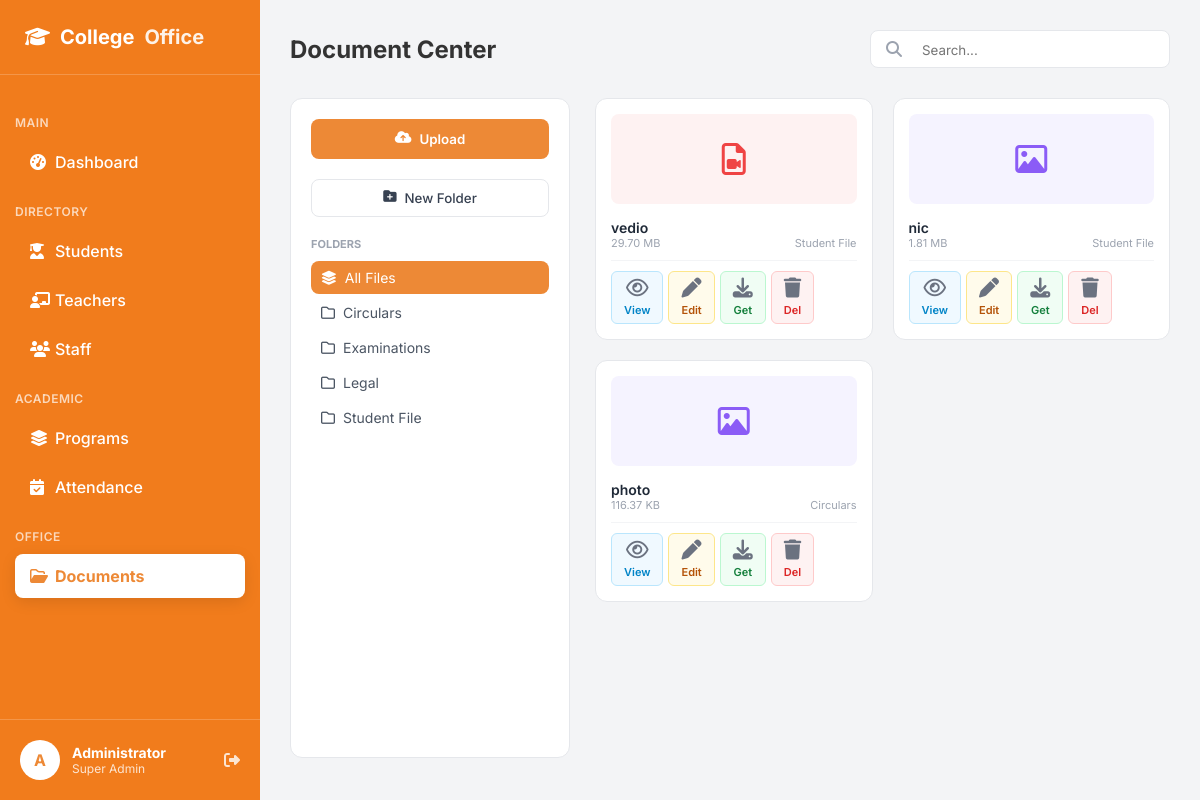
/documents.php (signed in), run on an earlier commit of the app's database.
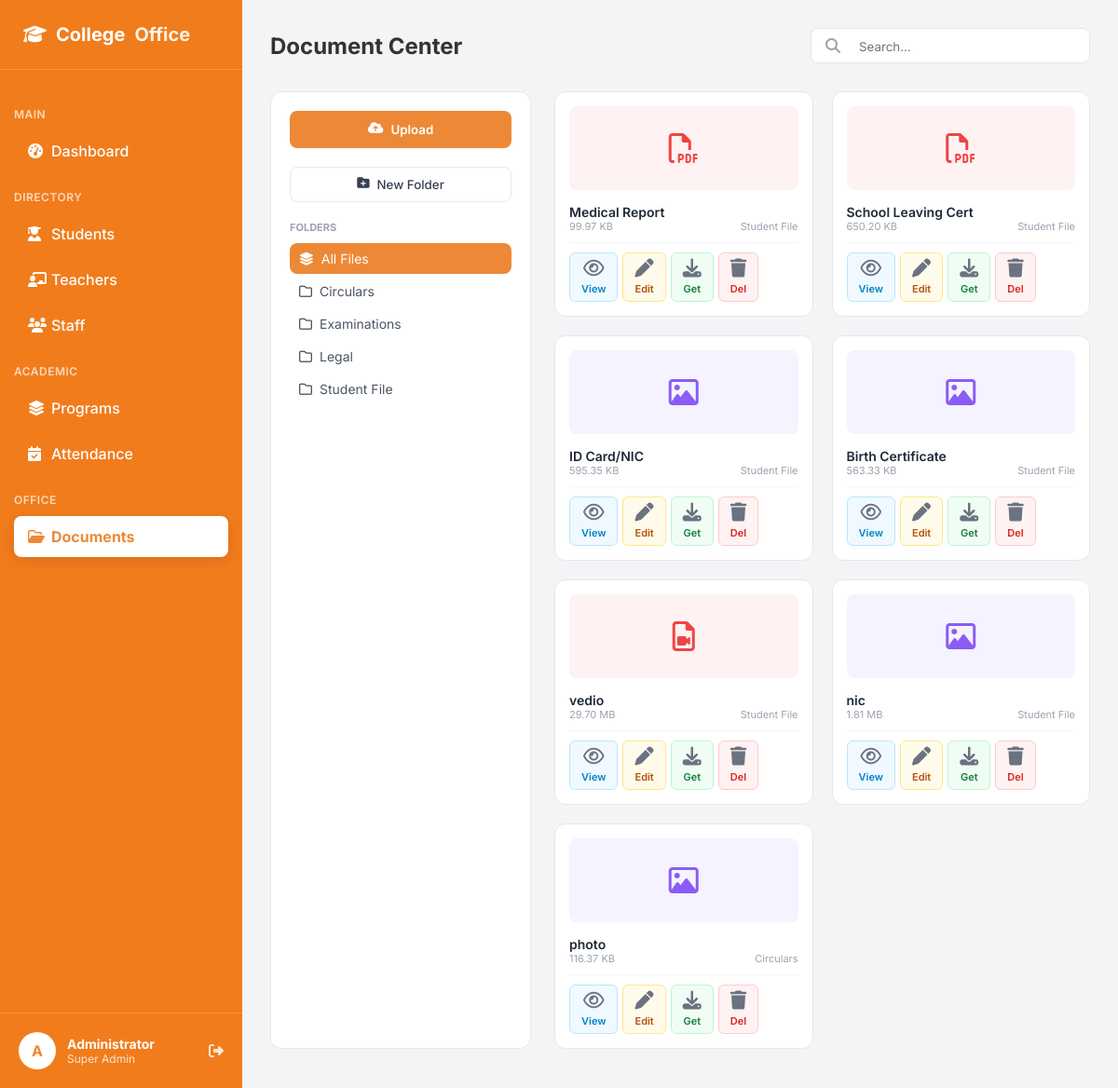
And on a later commit of the database.
### tables this page shows
CREATE TABLE `categories` (
  `id` int(11) NOT NULL,
  `name` varchar(100) NOT NULL,
  `is_private` tinyint(4) DEFAULT 0
);

CREATE TABLE `documents` (
  `doc_id` int(11) NOT NULL,
  `title` varchar(100) NOT NULL,
  `file_path` varchar(255) NOT NULL,
  `uploaded_by` int(11) DEFAULT NULL,
  `uploaded_at` timestamp NOT NULL DEFAULT current_timestamp(),
  `category` varchar(50) DEFAULT 'General',
  `file_type` varchar(10) DEFAULT NULL,
  `file_size` varchar(20) DEFAULT NULL,
  `is_starred` tinyint(1) DEFAULT 0,
  `student_id` int(11) DEFAULT NULL
);

### documents.php (the view, shortened to what this page needs)
<?php
include 'db_conn.php';
$current_folder = isset($_GET['folder']) ? $_GET['folder'] : 'All';
$search_query = isset($_GET['search']) ? $_GET['search'] : '';
$folder_sql = "SELECT * FROM categories";
$folder_sql .= " ORDER BY name ASC";
$result_folders = mysqli_query($conn, $folder_sql);
$sql_docs = "SELECT * FROM documents WHERE 1=1";
$sql_docs .= " ORDER BY is_starred DESC, doc_id DESC";
$result_docs = mysqli_query($conn, $sql_docs);
?>
<!DOCTYPE html>
<html lang="en">
<head>
    <link rel="stylesheet" href="https://cdnjs.cloudflare.com/ajax/libs/font-awesome/6.4.0/css/all.min.css">
    <link rel="stylesheet" href="dashboard.css">
</head>
<body>
    <div class="dashboard-container">
        <?php $page = 'documents';
        include 'sidebar.php'; ?>
        <main class="main-content">
            <header class="top-header">
                <h2>Document Center</h2>
                <div class="search-bar" style="background:white; padding:8px 15px; border-radius:8px; border:1px solid #E5E7EB; display:flex; align-items:center; width:300px;">
                    <i class="fa-solid fa-magnifying-glass" style="color:#9CA3AF; margin-right:10px;"></i>
                    <form action="" method="GET" style="flex:1;">
                        <input type="text" name="search" placeholder="Search..." value="<?php echo htmlspecialchars($search_query); ?>" style="border:none; outline:none; width:100%;">
                    </form>
                </div>
            </header>
            <div class="doc-layout">
                <aside class="doc-sidebar">
                    <button class="btn-upload" onclick="openModal('uploadModal')"><i class="fa-solid fa-cloud-arrow-up"></i> Upload</button>
                    <button class="btn-new-folder" onclick="openModal('catModal')"><i class="fa-solid fa-folder-plus"></i> New Folder</button>
                    <div>
                        <p style="font-size:11px; font-weight:700; color:#9CA3AF; margin-bottom:10px; text-transform:uppercase;">Folders</p>
                        <ul class="folder-list">
                            <li class="folder-item <?php echo ($current_folder == 'All') ? 'active-item' : ''; ?>">
                                <a href="documents.php" class="folder-link"><i class="fa-solid fa-layer-group"></i> All Files</a>
                            </li>
                            <?php
                            if (mysqli_num_rows($result_folders) > 0) {
                                mysqli_data_seek($result_folders, 0);
                                while ($cat = mysqli_fetch_assoc($result_folders)) {
                                    $cName = $cat['name'];
                                    $isPriv = $cat['is_private'];
                                    $isActive = ($current_folder == $cName) ? 'active-item' : '';
                                    $lock = ($isPriv == 1) ? '<i class="fa-solid fa-lock" style="font-size:10px; opacity:0.5;"></i>' : '';
                                    echo "<li class='folder-item $isActive'>
                                            <a href='documents.php?folder=$cName' class='folder-link'>
                                                <i class='fa-regular fa-folder'></i> $cName $lock
                                            </a>";
                                    echo "</li>";
                                }
                            }
                            ?>
                        </ul>
                    </div>
                </aside>
                <div class="doc-grid">
                    <?php if (mysqli_num_rows($result_docs) > 0): ?>
                        <?php while ($doc = mysqli_fetch_assoc($result_docs)):
                            $ext = strtolower($doc['file_type']);
                            $bg = "type-doc";
                            $icon = "fa-file";
                            if ($ext == 'pdf') {
                                $bg = "type-pdf";
                                $icon = "fa-file-pdf";
                            } elseif (in_array($ext, ['jpg', 'jpeg', 'png', 'gif'])) {
                                $bg = "type-img";
                                $icon = "fa-image";
                            } elseif (in_array($ext, ['mp4', 'webm', 'ogg'])) {
                                $bg = "type-pdf";
                                $icon = "fa-file-video";
                            } elseif (in_array($ext, ['mp3', 'wav'])) {
                                $bg = "type-img";
                                $icon = "fa-file-audio";
                            } elseif ($ext == 'txt') {
                                $bg = "type-doc";
                                $icon = "fa-file-lines";
                            }
                        ?>
                            <div class="file-card">
                                <div class="file-icon-box <?php echo $bg; ?>" onclick="openPreview('<?php echo htmlspecialchars($doc['title'], ENT_QUOTES); ?>', 'uploads/<?php echo $doc['file_path']; ?>', '<?php echo $ext; ?>')">
                                    <i class="fa-regular <?php echo $icon; ?>"></i>
                                </div>
                                <div class="file-name" title="<?php echo $doc['title']; ?>"><?php echo $doc['title']; ?></div>
                                <div class="file-meta"><span><?php echo $doc['file_size']; ?></span><span><?php echo $doc['category']; ?></span></div>
                                <div class="file-actions" style="flex-wrap: wrap; justify-content: flex-start;">
                                    <span class="action-btn btn-view" onclick="openPreview('<?php echo htmlspecialchars($doc['title'], ENT_QUOTES); ?>', 'uploads/<?php echo $doc['file_path']; ?>', '<?php echo $ext; ?>')"><i class="fa-regular fa-eye"></i> View</span>
                                    <span class="action-btn btn-edit" onclick="openEditModal('<?php echo $doc['doc_id']; ?>', '<?php echo addslashes($doc['title']); ?>', '<?php echo $doc['category']; ?>')"><i class="fa-solid fa-pen"></i> Edit</span>
                                    <a href="uploads/<?php echo $doc['file_path']; ?>" download class="action-btn btn-get"><i class="fa-solid fa-download"></i> Get</a>
                                    <a href="documents.php?delete_id=<?php echo $doc['doc_id']; ?>&path=<?php echo $doc['file_path']; ?>" class="action-btn btn-del" onclick="return confirm('Delete?')"><i class="fa-solid fa-trash"></i> Del</a>
                                </div>
                            </div>
                        <?php endwhile; ?>
                    <?php else: ?>
                        <div style="grid-column:1/-1; text-align:center; padding:50px; color:#9CA3AF;">No files found.</div>
                    <?php endif; ?>
                </div>
            </div>
        </main>
    </div>
</body>
</html>

### sidebar.php
<aside class="sidebar">
    <div class="sidebar-header">
        <div class="logo-text">
            <i class="fa-solid fa-graduation-cap"></i> College<span>Office</span>
        </div>
    </div>
    <nav class="sidebar-menu">
        <p class="menu-label">Main</p>
        <a href="dashboard.php" class="menu-item <?php if ($page == 'dashboard') {
                                                        echo 'active';
                                                    } ?>">
            <i class="fa-solid fa-gauge-high"></i> Dashboard
        </a>
        <p class="menu-label">Directory</p>
        <a href="students.php" class="menu-item <?php if ($page == 'students') {
                                                    echo 'active';
                                                } ?>">
            <i class="fa-solid fa-user-graduate"></i> Students
        </a>
        <a href="#" class="menu-item <?php if ($page == 'teachers') {
                                            echo 'active';
                                        } ?>">
            <i class="fa-solid fa-chalkboard-user"></i> Teachers
        </a>
        <a href="#" class="menu-item <?php if ($page == 'staff') {
                                            echo 'active';
                                        } ?>">
            <i class="fa-solid fa-users"></i> Staff
        </a>
        <p class="menu-label">Academic</p>
        <a href="programs.php" class="menu-item <?php if ($page == 'programs') {
                                                    echo 'active';
                                                } ?>">
            <i class="fa-solid fa-layer-group"></i> Programs
        </a>
        <a href="attendance.php" class="menu-item <?php if ($page == 'attendance') {
                                                        echo 'active';
                                                    } ?>">
            <i class="fa-solid fa-calendar-check"></i> Attendance
        </a>
        <p class="menu-label">Office</p>
        <a href="documents.php" class="menu-item <?php if ($page == 'documents') {
                                                        echo 'active';
                                                    } ?>">
            <i class="fa-regular fa-folder-open"></i> Documents
        </a>
    </nav>
    <div class="sidebar-footer">
        <div class="user-profile">
            <div class="user-avatar">A</div>
            <div class="user-info">
                <h4>Administrator</h4>
                <p>Super Admin</p>
            </div>
            <a href="logout.php" class="logout-btn"><i class="fa-solid fa-right-from-bracket"></i></a>
        </div>
    </div>
</aside>

### dashboard.css (style rules this page uses)
* { margin: 0; padding: 0; box-sizing: border-box; font-family: 'Inter', sans-serif; }
body { background-color: #F3F4F6; color: #333; }
.dashboard-container { display: flex; min-height: 100vh; }
.sidebar { width: 260px; background-color: #f17c1c; color: white; display: flex; flex-direction: column; position: fixed; height: 100vh; }
.sidebar-header { padding: 25px; border-bottom: 1px solid rgba(255, 255, 255, 0.2); }
.logo-text { font-size: 20px; font-weight: 700; color: white; display: flex; align-items: center; gap: 10px; }
.logo-text span { color: white; opacity: 0.9; }
.sidebar-menu { flex: 1; padding: 20px 15px; overflow-y: auto; }
.menu-label { font-size: 12px; text-transform: uppercase; margin-bottom: 10px; margin-top: 20px; font-weight: 600; letter-spacing: 0.5px; color: rgba(255, 255, 255, 0.7); }
.menu-item { display: flex; align-items: center; padding: 12px 15px; text-decoration: none; color: white; border-radius: 8px; margin-bottom: 5px; transition: all 0.3s; font-weight: 500; }
.menu-item i { width: 25px; }
.menu-item.active { background-color: white; color: #ED8936; box-shadow: 0 4px 15px rgba(0, 0, 0, 0.1); font-weight: 700; }
.sidebar-footer { padding: 20px; border-top: 1px solid rgba(255, 255, 255, 0.2); }
.user-profile { display: flex; align-items: center; gap: 12px; }
.user-avatar { width: 40px; height: 40px; background-color: white; color: #ED8936; border-radius: 50%; display: flex; justify-content: center; align-items: center; font-weight: bold; }
.user-info h4 { color: white; font-size: 14px; }
.user-info p { font-size: 12px; color: rgba(255, 255, 255, 0.8); }
.logout-btn { margin-left: auto; color: rgba(255, 255, 255, 0.8); transition: 0.2s; }
.main-content { margin-left: 260px; flex: 1; padding: 30px; }
.top-header { display: flex; justify-content: space-between; align-items: center; margin-bottom: 30px; }
.top-header h2 { font-size: 24px; font-weight: 700; }
.search-bar { background: white; padding: 10px 15px; border-radius: 8px; display: flex; align-items: center; gap: 10px; border: 1px solid #E5E7EB; width: 300px; }
.search-bar input { border: none; outline: none; width: 100%; color: #4B5563; }
.action-btn { background: white; border: 1px solid #E5E7EB; padding: 20px; border-radius: 12px; cursor: pointer; display: flex; flex-direction: column; align-items: center; gap: 10px; transition: all 0.2s; }
.action-btn i { font-size: 20px; color: #6B7280; }

What changed in the data, as far as the page shows it:
added documents: title "Medical Report", file_size "99.97 KB", category "Student File", file_type "pdf" (drawn)
added documents: title "School Leaving Cert", file_size "650.20 KB", category "Student File", file_type "pdf" (drawn)
added documents: title "ID Card/NIC", file_size "595.35 KB", category "Student File"
added documents: title "Birth Certificate", file_size "563.33 KB", category "Student File"
